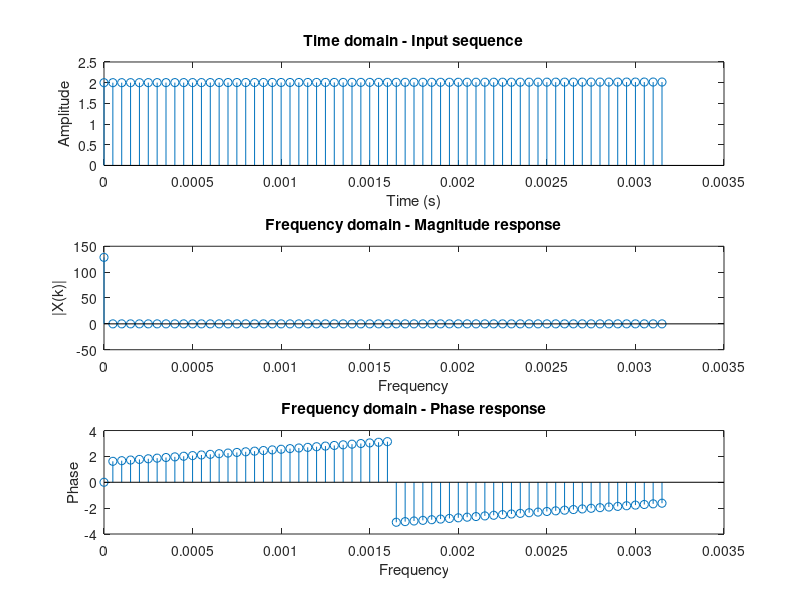

Write MATLAB code to recreate this figure.
Fs = 20000;
T = 1/Fs;
L = 64;
N = (0:L-1)*T;
x = sin(0.1*pi*N)+2*cos(0.3*pi*N)+3*sin(0.5*pi*N);

Y = fft(x);

subplot(311)
stem(N,x);
xlabel('Time (s)');
ylabel('Amplitude');
title('Time domain - Input sequence')

subplot(312)
stem(N,Y)
xlabel('Frequency');
ylabel('|X(k)|');
title('Frequency domain - Magnitude response')

subplot(313)
stem(N,angle(Y))
xlabel('Frequency');
ylabel('Phase');
title('Frequency domain - Phase response')
